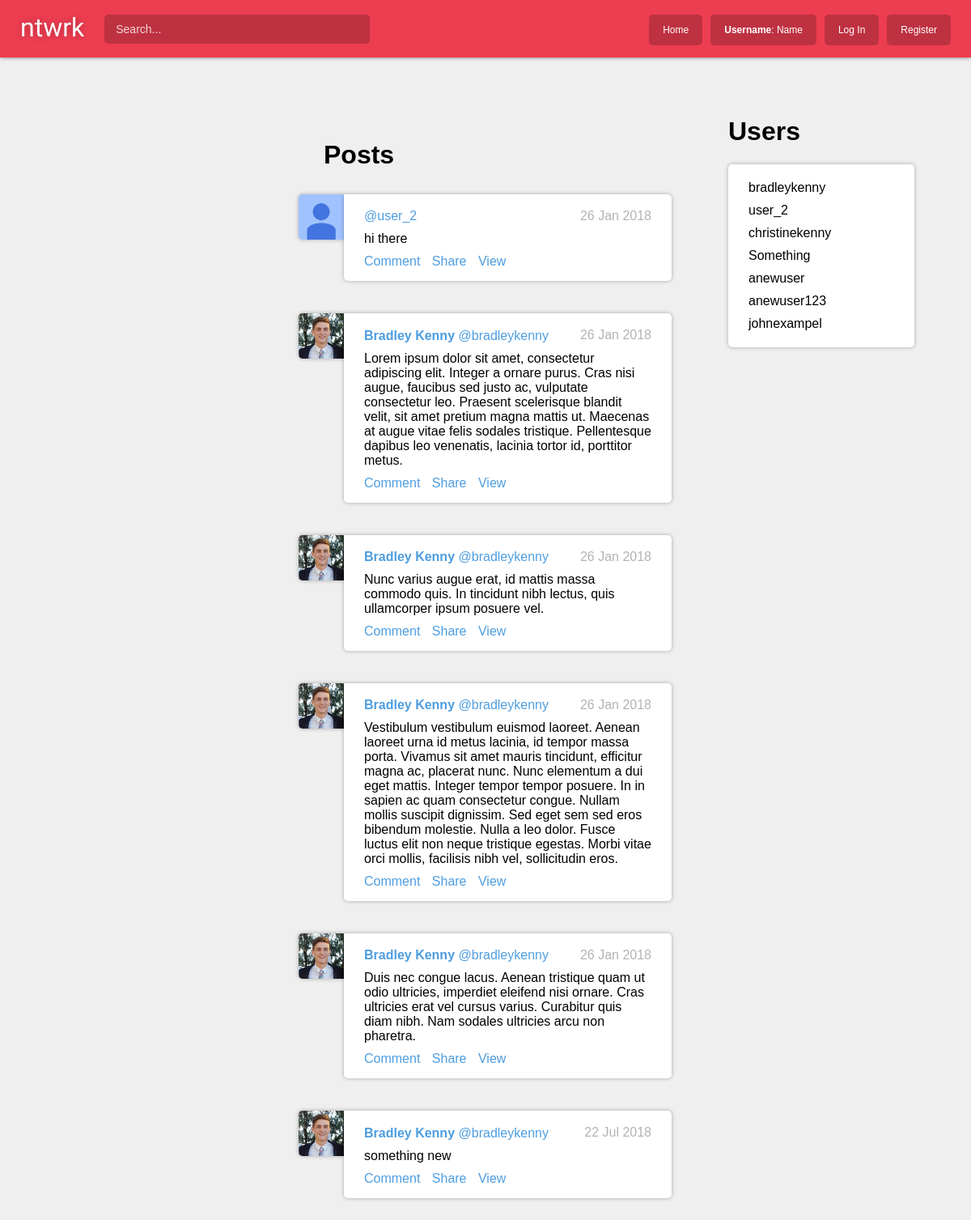
Before: / with the older database file.
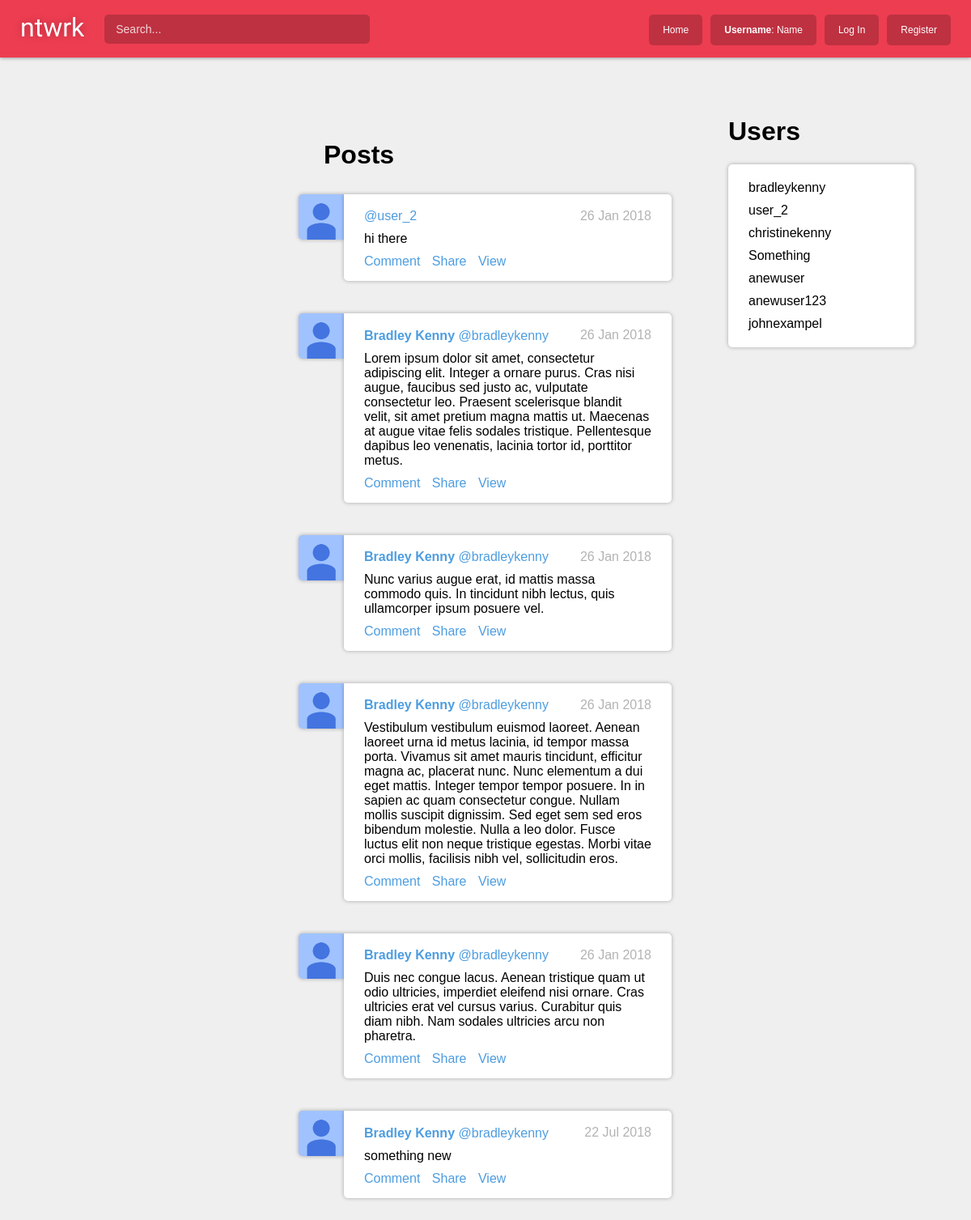
After: the same page with the newer database file.
### stream/models.py (models this page shows)
class Post(models.Model):
    content = models.TextField(max_length=500)
    posted_by = models.ForeignKey(User, related_name='posts', on_delete=models.CASCADE)
    posted_at = models.DateTimeField(auto_now_add=True)

### account/models.py (models this page shows)
class Profile(models.Model):
	COLORS = (
		('BLUE', "Blue"),
		('GREEN', "Green"),
		('RED', "Red"),
		('PURPLE', "Purple"),
		('YELLOW', "Yellow"),
	)
	user = models.OneToOneField(User, on_delete=models.CASCADE)
	bio = models.TextField(max_length=250, blank=True, default=None)
	location = models.CharField(max_length=30, blank=True, default=None)
	birth_date = models.DateField(null=True, blank=True, default=None)
	color = models.CharField(max_length=6, choices=COLORS, default='BLUE')
	dp = models.ImageField(upload_to='dp/', default='dp/placeholder2.png')

### stream/views.py (the view)
# urls.py: path('', stream.views.home, name='index'),
def home(request):
	posts = Post.objects.all()
	users = User.objects.all()
	return render(request, 'stream/home.html', {'posts': posts, 'users': users})

### stream/templates/stream/home.html (shortened to what this page needs)
{% extends 'base_stream.html' %}
{% load static %}
{% block stream %}
    <h1 class="content_heading">Posts</h1>
    {% for post in posts %}
	<a href="{% url 'home' %}" class="dp">
		<img src="/profile/media/{{ post.posted_by.profile.dp }}"/>
	</a>
    <div class="card">
        <a href="{% url 'profile' post.posted_by.pk %}">
            <h2>
				<b>{% if post.posted_by.first_name|length > 0 %}{{ post.posted_by.first_name }} {{ post.posted_by.last_name }}{% endif %}</b> @{{ post.posted_by }}
			</h2>
        </a>
        <h3>{{ post.posted_at|date:'d M Y' }}</h3>
        <p>{{ post.content }}</p>
        <a href="{% url 'home' %}" class="link">Comment</a>
        <a href="{% url 'home' %}" class="link">Share</a>
        <a href="{% url 'view_post' post.posted_by.username post.id %}" class="link">View</a>
    </div>
    {% endfor %}
{% endblock %}

### stream/templates/base_stream.html (shortened to what this page needs)
{% extends 'base.html' %}
{% load static %}
{% block stylesheet %}
<link rel="stylesheet" type="text/css" href="{% static 'stream/css/stream.css' %}">
{% endblock %}
{% block content %}
<div id="content_all">
    <div id="content_left">
    </div>
    <div id="content_main">
        {% block stream %}
        {% endblock %}
    </div>
    <div id="content_right">
		<h1 class="content_heading">Users</h1>
		<div class="card">
			{% for user in users %}
			<p>{{ user.username }}</p>
			{% endfor %}
		</div>
    </div>
{% endblock %}

### account/templates/base.html (shortened to what this page needs)
{% load static %}
<!DOCTYPE html>
<html lang="en">
	<head>
		<link rel="stylesheet" type="text/css" href="{% static 'account/css/base.css' %}">
		{% block stylesheet %}
		{% endblock %}
	</head>
	<body>
		<header>
			<a href="{% url 'home' %}" class="logo">ntwrk</a>
			<input type="text" placeholder="Search..."/>
			<ul>
				{% if user.is_authenticated %}
				<a href="{% url 'home' %}">Home</a>
				<a href="{% url 'profile' user.pk %}">@{{ user.username }}</a>
				<a href="{% url 'update_profile' %}">Preferences</a>
				<a href="{% url 'logout' %}">Log Out</a>
				{% else %}
				<a href="{% url 'home' %}">Home</a>
				<a href="{% url 'home' %}"><b>Username</b>: Name</a>
				<a href="{% url 'login' %}">Log In</a>
				<a href="{% url 'register' %}">Register</a>
				{% endif %}
			</ul>
		</header>
		<main>
			{% block content %}
			{% endblock %}
		</main>
	</body>
</html>

### account/static/account/css/base.css (style rules this page uses)
body { font-family: 'Helvetica'; margin: 0px; padding: 0px; }
a { text-decoration: none; }
.logo { font-family: 'Righteous', sans-serif; color: rgb(35, 35, 35); margin: 12px auto 4px auto; user-select: none; }
.card { padding: 7.5px 15px 14px 15px; background-color: rgba(255, 255, 255, 1); border-radius: 0px 5px 5px 5px; }

### stream/static/stream/css/stream.css (style rules this page uses)
body { margin: 0px 0px 0px 0px; padding: 0px; background-color: #EFEFEF; }
header { width: 100%; position: fixed; margin: 0px; padding: 15px 0; background-color: #ed3d51; box-shadow: 0px 0px 5px rgba(0,0,0,0.5); z-index: 100; }
main { margin: 0px; padding-top: 20px; }
h1 { display: inline-block; }
.logo { float: left; margin: 0px 25px; font-size: 32px; color: white; text-shadow: 0px 0px 10px rgba(0,0,0,0.25); }
ul { float: right; margin: 0px auto; margin-right: 25px; }
ul a { float: left; display: inline-block; margin-top: 2.5px; margin-left: 10px; padding: 10px 15px; color: #ffffff; font-size: 12px; background-color: rgba(0, 0, 0 , 0.2); border-radius: 5px; border: solid 2px rgba(0,0,0,0); }
header input[type='text'] { float: left; font-size: 14px; color: #ffffff; height: 25px; width: 300px; margin: 2.5px auto 0px 0px; padding: 3.5px 12px; background-color: rgba(0, 0, 0, 0.2); border: 2px solid rgba(0, 0, 0, 0); border-radius: 5px; outline: none; }
header input[type='text']::placeholder { color: #FFFFFF; opacity: 0.8; }
#content_all { width: 100%; display: inline-block; margin: 0; margin-top: 63px; }
#content_left, #content_main, #content_right { height: 100%; float: left; padding-top: 20px; }
#content_left { display: inline-block; width: 25%; }
#content_main { display: inline-block; width: 40%; padding: 50px 5%; }
#content_right { display: inline-block; width: 25%; margin-top: 20px; }
#content_right .card { margin: 0; width: 60%; padding: 20px 25px 10px; border-radius: 5px; }
#content_main .content_heading { display: block; margin: 40px auto 30px 40px; }
.card { box-shadow: 0 0 5px rgba(0,0,0,0.3); margin: 0px 10px 40px 65px; padding: 5px 25px; position: relative; }
.dp { height: 56px; width: 56px; margin: 0px -10px 0px 9px; float: left; z-index: 0; position: relative; display: inline-block; }
.dp img { height: 100%; width: 100%; border-radius: 5px 0px 0px 5px; box-shadow: 0 0 5px rgba(0,0,0,0.3); background-color: #CDCDCD; }
.card h2, .card h3 { display: inline-block; margin-bottom: 10px; font-size: 1em; text-decoration: none; }
.card h2 { color: #4D9DE0; font-weight: normal; }
.card h3 { float: right; margin-top: 13px; font-weight: normal; color: rgba(0,0,0,0.3); }
.card p { margin-top: 0px; margin-bottom: 10px; }
.card .link { display: inline-block; color: #4D9DE0; margin: 0px 10px 10px 0px; }

Changed rows visible on the page:
changed through a linked row, Post (number 2 of 6 on the later page): posted_by.profile.dp: picture removed, a placeholder shows
changed through a linked row, Post (number 3 of 6 on the later page): posted_by.profile.dp: picture removed, a placeholder shows
changed through a linked row, Post (number 4 of 6 on the later page): posted_by.profile.dp: picture removed, a placeholder shows
changed through a linked row, Post (number 5 of 6 on the later page): posted_by.profile.dp: picture removed, a placeholder shows
changed through a linked row, Post "22 Jul 2018": posted_by.profile.dp: picture removed, a placeholder shows
